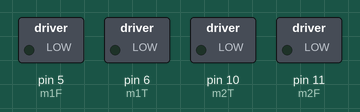
This sketch was run on a simulated Arduino Uno, built with avr-gcc and run on an emulated ATmega328P. Parts: switched loads named in the sketch (green lamp = pin HIGH).

Above: at 3.5 s.
At 29.5 s:
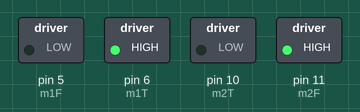
At 58.5 s:
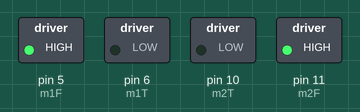
Timing chart, 0 to 65.1 s (numbered marks = the images above):
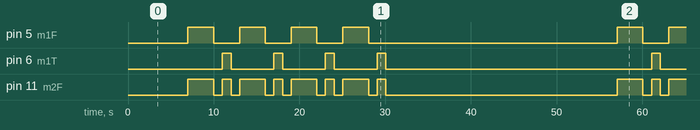

Measured:
- by itself, pin 5 (m1F): repeats every 50.1 s: 3 × (LOW 3.0 s, HIGH 3.0 s), LOW 29.0 s, HIGH 3.0 s
- by itself, pin 6 (m1T): repeats every 50.1 s: 3 × (LOW 5.0 s, HIGH 1.0 s), LOW 31.0 s, HIGH 1.0 s
- by itself, pin 11 (m2F): repeats every 50.1 s: LOW 1.0 s, HIGH 1.0 s, LOW 1.0 s, HIGH 3.0 s, LOW 1.0 s, HIGH 1.0 s, LOW 1.0 s, HIGH 3.0 s, LOW 1.0 s, HIGH 1.0 s, LOW 1.0 s, HIGH 3.0 s, LOW 1.0 s, HIGH 1.0 s, LOW 27.0 s, HIGH 3.0 s

The sketch:

Robot_Thunder_Autonomo_V1.0.ino
```cpp
/*
*******************************************************
 Programa Robo Thunder
 Autor Magneto - Julho 2017
 ******************************************************
 */


// Definicao dos pinos
// Sentido dos motores de deslocamento - (Motor Esquerdo)
const int m1F = 5;
const int m1T = 6;

// Sentido do motor de direcao - (Motor Direito)
const int m2T = 10;
const int m2F = 11;

// Sonar
const int trig = 8;
const int echo = 9;

// variaveis ultrasom
long duracao; // duracao pulso sensor superior
long distancia; // distancia sensor superior
int medida = 100;
int tempoGiro = 1020;

/**********************************\
 **                               **
 ** Definindo Setup dos programas **
 **                               **
 \*********************************/

void setup() { // Declaracoes

  // inicializa Serial
  Serial.begin(9600);

  // inicialisar pinos
  pinMode(trig, OUTPUT);
  pinMode(echo, INPUT);
  pinMode(m1F,OUTPUT);
  pinMode(m1T,OUTPUT);
  pinMode(m2F,OUTPUT);
  pinMode(m2T,OUTPUT);


}


/**********************************\
 **                               **
 ** Definindo Rotinas do programa **
 **                               **
 \*********************************/


// ************** Inicio Rotinas Comuns ****************


void medirDistancia() { // Leitura do ultrasom

  digitalWrite(trig, LOW);
  delayMicroseconds(2);
  digitalWrite(trig, HIGH);
  delayMicroseconds(10);
  digitalWrite(trig, LOW);
  duracao = pulseIn(echo, HIGH);
  distancia = duracao / 56;

}

void frenteApenas () { // deslocamento apenas para frente
  digitalWrite(m1F,HIGH);
  digitalWrite(m1T,LOW);
  digitalWrite(m2T,LOW);
  digitalWrite(m2F,HIGH);
}

void atrasApenas () { // deslocamento apenas para tras
  digitalWrite(m1F,LOW);
  digitalWrite(m1T,HIGH);
  digitalWrite(m2T,HIGH);
  digitalWrite(m2F,LOW);
}

void giroEsquerda () { // girar no eixo para esquerda
  digitalWrite(m1F,LOW);
  digitalWrite(m1T,HIGH);
  digitalWrite(m2T,LOW);
  digitalWrite(m2F,HIGH);
}

void giroDireita () { // girar no eixo para direita
  digitalWrite(m1F,HIGH);
  digitalWrite(m1T,LOW);
  digitalWrite(m2T,HIGH);
  digitalWrite(m2F,LOW);
}

void frenteEsquerda () { // deslocamento para frente e esquerda
  digitalWrite(m1F,LOW);
  digitalWrite(m1T,LOW);
  digitalWrite(m2T,LOW);
  digitalWrite(m2F,HIGH);
}

void frenteDireita () { // deslocamento para frente e direita
  digitalWrite(m1F,HIGH);
  digitalWrite(m1T,LOW);
  digitalWrite(m2T,LOW);
  digitalWrite(m2F,LOW);
}

void parado () { // sem deslocamento
  digitalWrite(m1F,LOW);
  digitalWrite(m1T,LOW);
  digitalWrite(m2T,LOW);
  digitalWrite(m2F,LOW);
}

// ************** Final Rotinas Comuns ****************


/**********************************\
 **                               **
 **  Definindo Loop do programa   **
 **                               **
 \*********************************/

void loop() {
delay(7000);
frenteApenas();
delay(3000);
parado();
delay(1000);
giroEsquerda();
delay(tempoGiro);
parado();
delay(1000);
frenteApenas();
delay(3000);
parado();
delay(1000);
giroEsquerda();
delay(tempoGiro);
parado();
delay(1000);
frenteApenas();
delay(3000);
parado();
delay(1000);
giroEsquerda();
delay(tempoGiro);
parado();
delay(1000);
frenteApenas();
delay(3000);
parado();
delay(1000);
giroEsquerda();
delay(tempoGiro);
parado();
delay(20000);
/*
 if(distancia < 25) {
    parado();
    delay(500);
    atrasApenas();
    delay(600);
    parado();
    giroEsquerda();
    delay(300);
  }

  Serial.print(" Distancia: ");
  Serial.println(distancia);
  */

}
```
